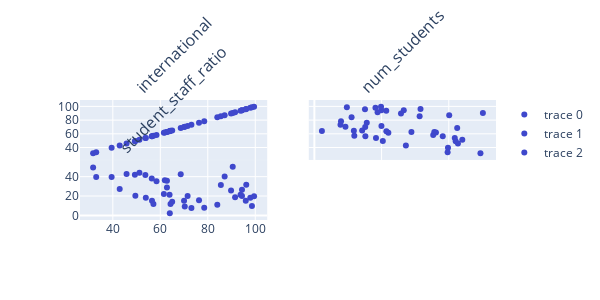

Source (notebook cell):
### Code cell
plotyleploter = df2016[['international','num_students','student_staff_ratio']]

# fig = px.scatter_matrix(plotyleploter)
# figu = go.Figure(data = fig)
# figu['layout'].update(height=600, width=600, title='')
# for annotation in fig['layout']['annotations']: 
#         annotation['textangle']=-90

import plotly.graph_objs as go
from plotly import tools

X0 = [each for each in df2016.international]
Y0 = [each for each in df2016.international]

X1 = [each for each in df2016.num_students]
Y1 = [each for each in df2016.international]

trace1 = go.Scatter(
    x=X0,
    y=Y0,
    mode='markers',
    line=dict(color='rgb(63, 72, 204)')
)
trace2 = go.Scatter(
    x=X1,
    y=Y1,
    mode='markers',
    line=dict(color='rgb(63, 72, 204)')
)

trace3 = go.Scatter(
    x=Y0,
    y=X1,
    mode='markers',
    line=dict(color='rgb(63, 72, 204)')
)

fig = tools.make_subplots(rows=2, cols=2,
                          shared_xaxes=True, shared_yaxes=True,
                          vertical_spacing=0.001,
                          subplot_titles = plotyleploter.columns)

fig.append_trace(trace1, 1, 1)
fig.append_trace(trace2, 1, 2)
fig.append_trace(trace3, 2, 1)

fig['layout'].update(height=300, width=600, title='')

# rotate all the subtitles of 90 degrees
for annotation in fig['layout']['annotations']: 
        annotation['textangle']=-45

iplot(fig, filename='file.html')

### Figure 1 — Plotly figure (JSON) as saved in the notebook; plotly's stock layout.template omitted (floating-point values rounded to 4 significant figures)
{"data": [{"line": {"color": "rgb(63, 72, 204)"}, "mode": "markers", "type": "scatter", "x": [64, 94.4, 76.3, 91.5, 84, 78.5, 96, 97.9, 65, 70, 64.3, 61.9, 94.4, 56.4, 49.5, 63.9, 56.5, 53.7, 57.1, 89.8, 53.9, 96.2, 93.8, 73.1, 62.8, 49.3, 98.6, 51.2, 87.1, 90.5, 68.6, 45.8, 62.8, 85.5, 42.9, 61.5, 71.5, 58.4, 99.5, 31.7, 39.5, 70.3, 33], "xaxis": "x", "y": [64, 94.4, 76.3, 91.5, 84, 78.5, 96, 97.9, 65, 70, 64.3, 61.9, 94.4, 56.4, 49.5, 63.9, 56.5, 53.7, 57.1, 89.8, 53.9, 96.2, 93.8, 73.1, 62.8, 49.3, 98.6, 51.2, 87.1, 90.5, 68.6, 45.8, 62.8, 85.5, 42.9, 61.5, 71.5, 58.4, 99.5, 31.7, 39.5, 70.3, 33], "yaxis": "y"}, {"line": {"color": "rgb(63, 72, 204)"}, "mode": "markers", "type": "scatter", "x": [2.243, 19.92, 15.6, 18.81, 11.07, 7.929, 15.06, 18.18, 14.22, 15.13, 11.75, 36.19, 26.61, 38.21, 20.38, 21.42, 15.17, 41.79, 11.88, 25.77, 18.33, 31.59, 21.39, 7.774, 35.69, 42.06, 9.666, 44.02, 40.13, 50.15, 42.5, 42.73, 28.88, 31.33, 27.23, 22.02, 19.97, 35.36, 19.84, 49.43, 39.76, 9.248, 39.66], "xaxis": "x2", "y": [64, 94.4, 76.3, 91.5, 84, 78.5, 96, 97.9, 65, 70, 64.3, 61.9, 94.4, 56.4, 49.5, 63.9, 56.5, 53.7, 57.1, 89.8, 53.9, 96.2, 93.8, 73.1, 62.8, 49.3, 98.6, 51.2, 87.1, 90.5, 68.6, 45.8, 62.8, 85.5, 42.9, 61.5, 71.5, 58.4, 99.5, 31.7, 39.5, 70.3, 33], "yaxis": "y2"}, {"line": {"color": "rgb(63, 72, 204)"}, "mode": "markers", "type": "scatter", "x": [64, 94.4, 76.3, 91.5, 84, 78.5, 96, 97.9, 65, 70, 64.3, 61.9, 94.4, 56.4, 49.5, 63.9, 56.5, 53.7, 57.1, 89.8, 53.9, 96.2, 93.8, 73.1, 62.8, 49.3, 98.6, 51.2, 87.1, 90.5, 68.6, 45.8, 62.8, 85.5, 42.9, 61.5, 71.5, 58.4, 99.5, 31.7, 39.5, 70.3, 33], "xaxis": "x3", "y": [2.243, 19.92, 15.6, 18.81, 11.07, 7.929, 15.06, 18.18, 14.22, 15.13, 11.75, 36.19, 26.61, 38.21, 20.38, 21.42, 15.17, 41.79, 11.88, 25.77, 18.33, 31.59, 21.39, 7.774, 35.69, 42.06, 9.666, 44.02, 40.13, 50.15, 42.5, 42.73, 28.88, 31.33, 27.23, 22.02, 19.97, 35.36, 19.84, 49.43, 39.76, 9.248, 39.66], "yaxis": "y3"}], "layout": {"annotations": [{"font": {"size": 16}, "showarrow": false, "text": "international", "textangle": -45, "x": 0.225, "xanchor": "center", "xref": "paper", "y": 1, "yanchor": "bottom", "yref": "paper"}, {"font": {"size": 16}, "showarrow": false, "text": "num_students", "textangle": -45, "x": 0.775, "xanchor": "center", "xref": "paper", "y": 1, "yanchor": "bottom", "yref": "paper"}, {"font": {"size": 16}, "showarrow": false, "text": "student_staff_ratio", "textangle": -45, "x": 0.225, "xanchor": "center", "xref": "paper", "y": 0.4995, "yanchor": "bottom", "yref": "paper"}], "height": 300, "title": {"text": ""}, "width": 600, "xaxis": {"anchor": "y", "domain": [0, 0.45], "matches": "x3", "showticklabels": false}, "xaxis2": {"anchor": "y2", "domain": [0.55, 1], "matches": "x4", "showticklabels": false}, "xaxis3": {"anchor": "y3", "domain": [0, 0.45]}, "xaxis4": {"anchor": "y4", "domain": [0.55, 1]}, "yaxis": {"anchor": "x", "domain": [0.5005, 1]}, "yaxis2": {"anchor": "x2", "domain": [0.5005, 1], "matches": "y", "showticklabels": false}, "yaxis3": {"anchor": "x3", "domain": [0, 0.4995]}, "yaxis4": {"anchor": "x4", "domain": [0, 0.4995], "matches": "y3", "showticklabels": false}}}
